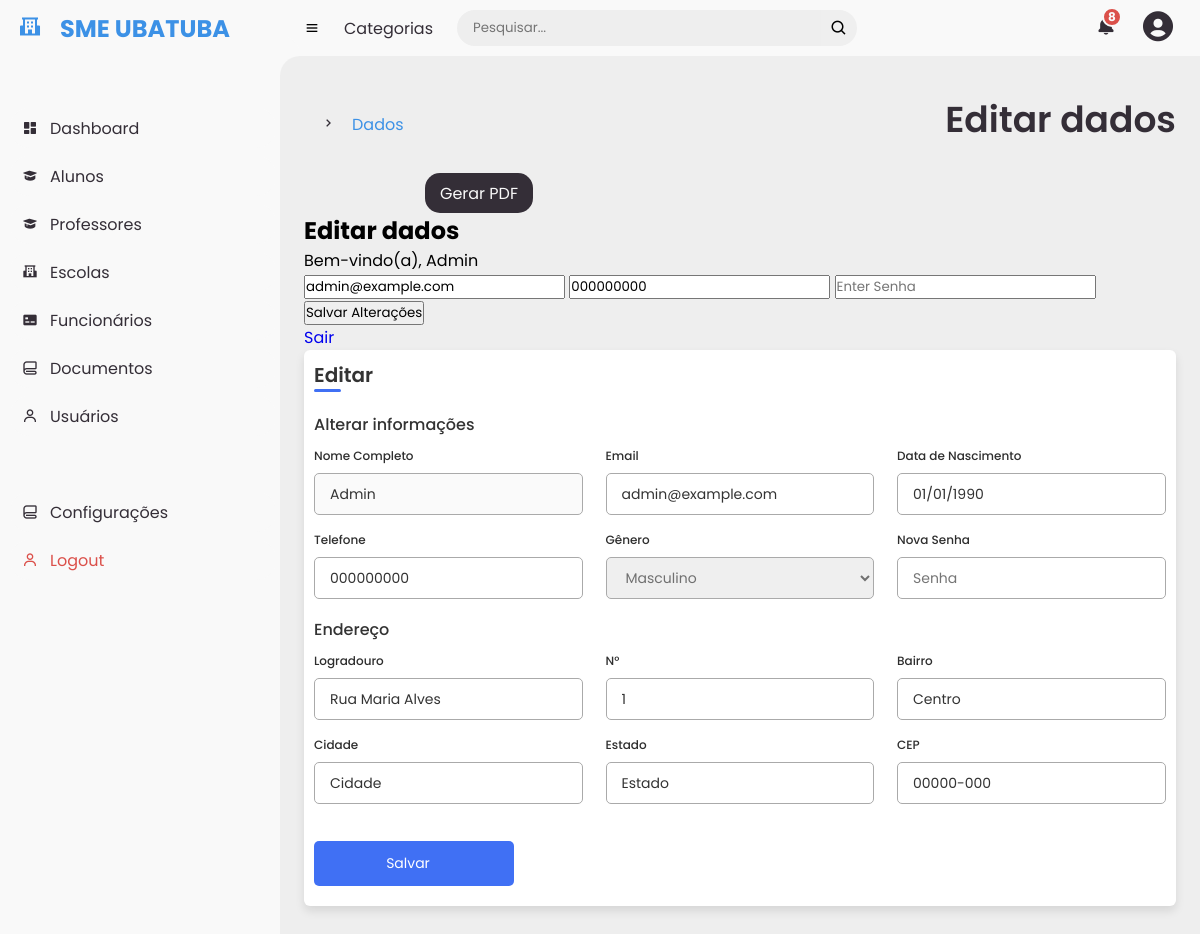
The app's page /user/editar (signed in) with its own data.
### aplication.py (models this page shows, shortened)
class users(db.Model):
    _id = db.Column("id", db.Integer, primary_key=True)
    name = db.Column(db.String(100))
    telefone = db.Column(db.String(100))
    email = db.Column(db.String(100))
    senha = db.Column(db.String(100))
    data = db.Column(db.String(10))  # Alterado para db.String
    hora = db.Column(db.String(8))  # Coluna para armazenar a hora
    situacao = db.Column(db.String(8))
    genero = db.Column(db.String(100))
    cpf = db.Column(db.String(100))
    data_nascimento = db.Column(db.String(100))
    matricula = db.Column(db.String(100))
    usuario = db.Column(db.String(100))
    lotacao = db.Column(db.String(100))
    cargo = db.Column(db.String(100))
    local_trabalho = db.Column(db.String(100))
    logradouro = db.Column(db.String(100))
    numero = db.Column(db.String(100))
    bairro = db.Column(db.String(100))
    cidade = db.Column(db.String(100))
    estado = db.Column(db.String(100))
    cep = db.Column(db.String(100))

### aplication.py (the view, shortened to what this page needs)
@app.route("/user/editar", methods=["POST", "GET"])
def editar():
    if "user_id" in session:
        user_id = session["user_id"]
        found_user = users.query.get(user_id)
        return render_template("editarconta.html", user=found_user)
    else:
        flash("Você não está logado!")
        return redirect(url_for("login"))

### templates/editarconta.html (shortened to what this page needs)
{% extends "base.html" %}
{% block main_title%}Editar dados{% endblock %}
{% block sub_title %}Dados{% endblock %}
{% block content %}
    <h2>Editar dados</h2>
<p>Bem-vindo(a), {{user.name}}</p>
<form action="{{ url_for('editar') }}" method="POST">
    <input type="email" name="email" placeholder="Enter E-mail" value="{{ user.email }}" />
    <input type="text" name="telefone" placeholder="Enter Telefone" value="{{ user.telefone }}" />
    <input type="password" name="senha" placeholder="Enter Senha" value="{{ senha }}" />
    <input type="submit" value="Salvar Alterações" />
</form>
<a href="/logout" value="Sair">Sair</a>
<head>
    <link rel="stylesheet" type="text/css" href="{{ url_for('static', filename='styles/editar.css')}}">
</head>
<div class="container">
    <header>Editar</header>
    <form form action="{{ url_for('editar') }}" method="POST">
        <div class="form first">
            <div class="details personal">
                <span class="title">Alterar informações</span>
                <div class="fields">
                    <div class="input-field" >
                        <label>Nome Completo</label>
                        <input type="text" placeholder="Entre com seu nome" value="{{user.name}}" disabled>
                    </div>
                    <div class="input-field">
                        <label>Email</label>
                        <input type="text" name="email" placeholder="Entre com seu email" value="{{user.email}}" required>
                    </div>
                    <div class="input-field">
                        <label>Data de Nascimento</label>
                        <input type="text" name="edit_user_nascimento" value="{{user.data_nascimento}}" required>
                    </div>
                    <div class="input-field">
                        <label>Telefone</label>
                        <input type="phone" name="telefone" placeholder="Entre com seu Telefone" value="{{user.telefone}}" required>
                    </div>
                    <div class="input-field">
                        <label>Gênero</label>
                        <select required name="genero">
                            <option value="Masculino" {% if user.genero == 'Masculino' %}selected{% endif %}>Masculino</option>
                        </select>
                    </div>
                    <div class="input-field">
                        <label>Nova Senha</label>
                        <input type="password" name="senha" placeholder="Senha">
                    </div>
                </div>
            </div>
            <div class="details ID">
                <span class="title">Endereço</span>
                <div class="fields">
                    <div class="input-field">
                        <label>Logradouro</label>
                        <input type="text" name="edit_user_rua" value="{{user.logradouro}}" required>
                    </div>
                    <div class="input-field">
                        <label>N°</label>
                        <input type="text" name="edit_user_numero" value="{{user.numero}}" required>
                    </div>
                    <div class="input-field">
                        <label>Bairro</label>
                        <input type="text" name="edit_user_bairro" value="{{user.bairro}}" required>
                    </div>
                    <div class="input-field">
                        <label>Cidade</label>
                        <input type="text" name="edit_user_cidade" value="{{user.cidade}}" required>
                    </div>
                    <div class="input-field">
                        <label>Estado</label>
                        <input type="text" name="edit_user_estado" value="{{user.estado}}" required>
                    </div>
                    <div class="input-field">
                        <label>CEP</label>
                        <input type="text" name="edit_user_cep" value="{{user.cep}}" required>
                    </div>
                </div>
                    <button class="sumbit">
                        <span class="btnText">Salvar</span>
                    </button>
                </div>
            </div>
        </div>
{% endblock %}

### static/styles/style.css (style rules this page uses)
* { margin: 0; padding: 0; box-sizing: border-box; font-family: var(--poppins); }
a { text-decoration: none; }
:root { --poppins: 'Poppins', sans-serif; --light: #F9F9F9; --blue: #3c91e6; --light-blue: #CFE8FF; --grey: #eee; --dark-grey: #AAAAAA; --dark: #342E37; --red: #DB504A; --yellow: #FFCE26; --light-yellow: #FFF2C6; --orange: #FD7238; --light-orange: #FFE0F3; }
body { background: var(--grey); }

### static/styles/editar.css (style rules this page uses)
.container { position: relative; width: 100%; border-radius: 6px; padding: 10px; background-color: #fff; box-shadow: 0 5px 10px rgba(0,0,0,0.1); }
.container header { position: relative; font-size: 20px; font-weight: 600; color: #333; }
.container header::before { content: ""; position: absolute; left: 0; bottom: -2px; height: 3px; width: 27px; border-radius: 8px; background-color: #4070f4; }
.container form { position: relative; margin-top: 16px; min-height: 490px; background-color: #fff; overflow: hidden; }
.container form .form { position: absolute; background-color: #fff; transition: 0.3s ease; }
.container form .title { display: block; margin-bottom: 8px; font-size: 16px; font-weight: 500; margin: 6px 0; color: #333; }
.container form .fields { display: flex; align-items: center; justify-content: space-between; flex-wrap: wrap; }
form .fields .input-field { display: flex; width: calc(100% / 3 - 15px); flex-direction: column; margin: 4px 0; }
.input-field label { font-size: 12px; font-weight: 500; color: #2e2e2e; }
.input-field input, select { outline: none; font-size: 14px; font-weight: 400; color: #333; border-radius: 5px; border: 1px solid #aaa; padding: 0 15px; height: 42px; margin: 8px 0; }
.input-field select, .input-field input[type="date"] { color: #707070; }
.container form button, .backBtn { display: flex; align-items: center; justify-content: center; height: 45px; max-width: 200px; width: 100%; border: none; outline: none; color: #fff; border-radius: 5px; margin: 25px 0; background-color: #4070f4; transition: all 0.3s linear; cursor: pointer; }
.container form .btnText { font-size: 14px; font-weight: 400; }

### records on screen
users: name "Admin", email "admin@example.com", telefone "000000000", edit_user_nascimento "01/01/1990", genero "Masculino", edit_user_rua "Rua Maria Alves", edit_user_numero "1", edit_user_bairro "Centro", edit_user_cidade "Cidade", edit_user_estado "Estado", edit_user_cep "00000-000"
